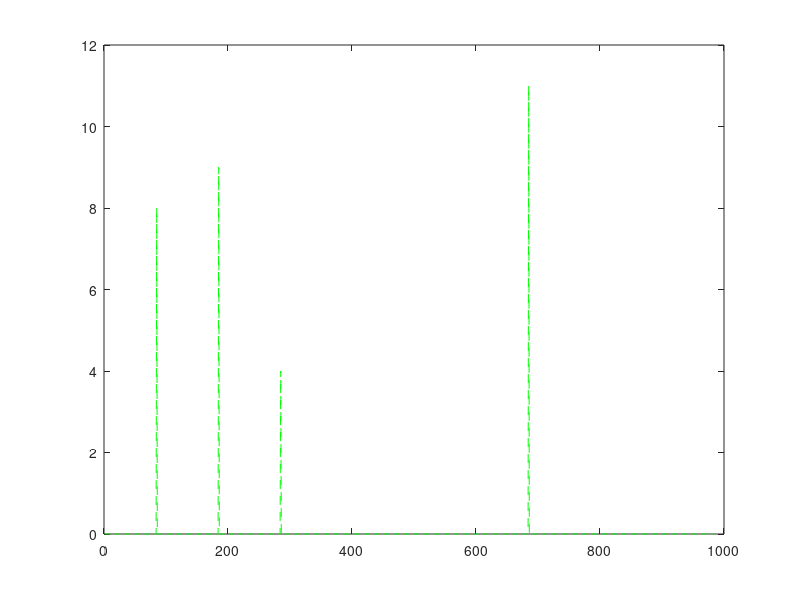
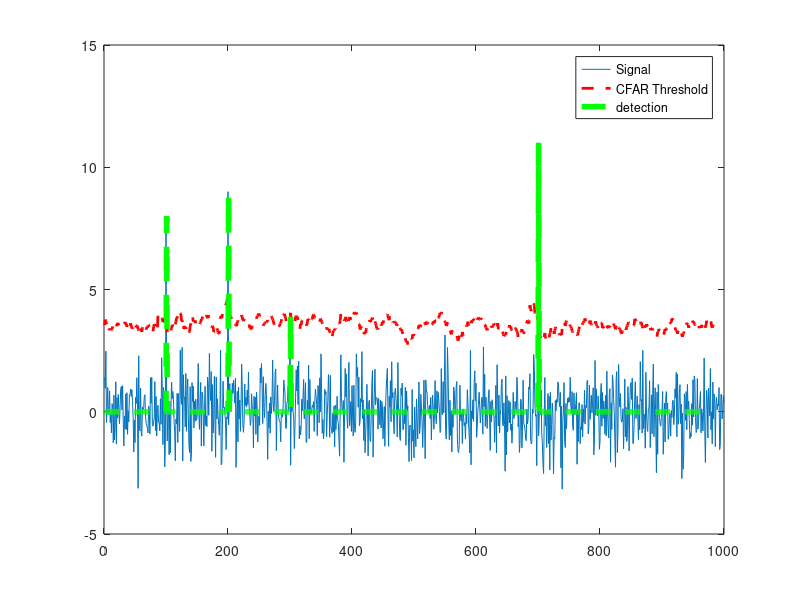

Here is the MATLAB script that generated these plots, in order:
% Implement 1D CFAR using lagging cells on the given noise and target scenario.

% Close and delete all currently open figures
close all;

% Data_points
Ns = 1000;

% Generate random noise
s=randn(Ns,1);

%Targets location. Assigning bin 100, 200, 300 and 700 as Targets with the amplitudes of 8, 9, 4, 11.
s([100 ,200, 300, 700])=[8 9 4 11];

%plot the output
% plot(s);

% TODO: Apply CFAR to detect the targets by filtering the noise.

% 1. Define the following:
% 1a. Training Cells
T = 15;
% 1b. Guard Cells
G = 1;

% Offset : Adding room above noise threshold for desired SNR 
offset=3.5;

% Vector to hold threshold values 
threshold_cfar = [];

%Vector to hold final signal after thresholding
signal_cfar = [];

% 2. Slide window across the signal length
for i = 1:(Ns-(G+T))     

    % 2. - 5. Determine the noise threshold by measuring it within the training cells
    train_sum = sum(s(i:i+T-1));
    threshold = train_sum / T + offset;
    % 6. Measuring the signal within the CUT
    signal = s(i+T+G-1);

    % 8. Filter the signal above the threshold
    if signal < threshold
        signal = 0;
    end
    
    threshold_cfar = [threshold_cfar, {threshold}];

    signal_cfar = [signal_cfar, {signal}];
end

% plot the filtered signal
plot (cell2mat(signal_cfar),'g--');

% plot original sig, threshold and filtered signal within the same figure.
figure,plot(s);
hold on,plot(cell2mat(circshift(threshold_cfar,G)),'r--','LineWidth',2)
hold on, plot (cell2mat(circshift(signal_cfar,(T+G))),'g--','LineWidth',4);
legend('Signal','CFAR Threshold','detection')